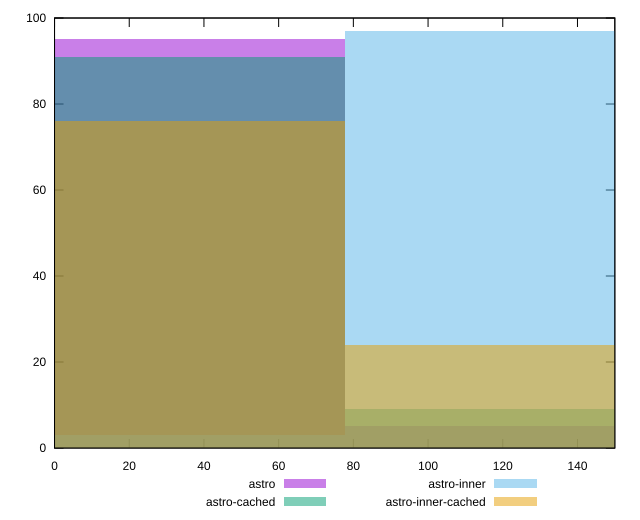

Reproduce this figure in gnuplot.
reset

$astro <<EOF
0 95
155.74470629444494 5
EOF

$astroCached <<EOF
0 91
155.74470629444494 9
EOF

$astroInner <<EOF
155.74470629444494 97
0 3
EOF

$astroInnerCached <<EOF
155.74470629444494 24
0 76
EOF

set key outside below
set boxwidth 155.74470629444494
set xrange [0:150]
set yrange [0:100]
set trange [0:100]
set style fill transparent solid 0.5 noborder
set terminal svg size 640, 520 enhanced background rgb 'white'
set output "reports/report_00033_2021-03-01T14-23-16.841Z/legacy-javascript/comparison/histogram/all_raw.svg"

plot $astro title "astro" with boxes, \
     $astroCached title "astro-cached" with boxes, \
     $astroInner title "astro-inner" with boxes, \
     $astroInnerCached title "astro-inner-cached" with boxes

reset
